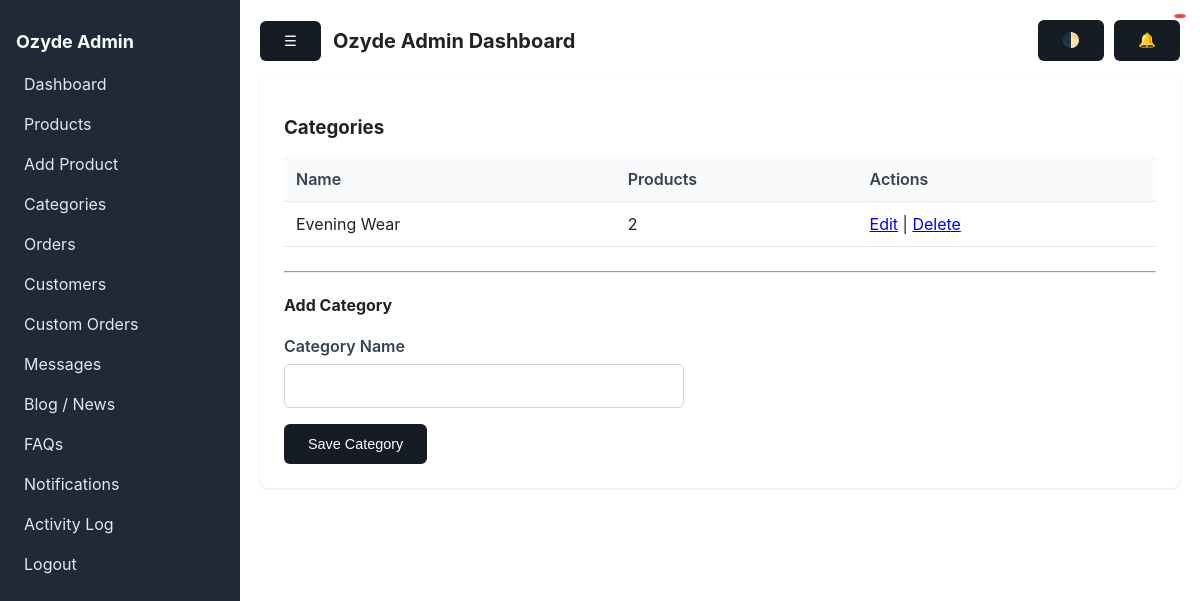
Page /categories_list.php (signed in) on the earlier database version.
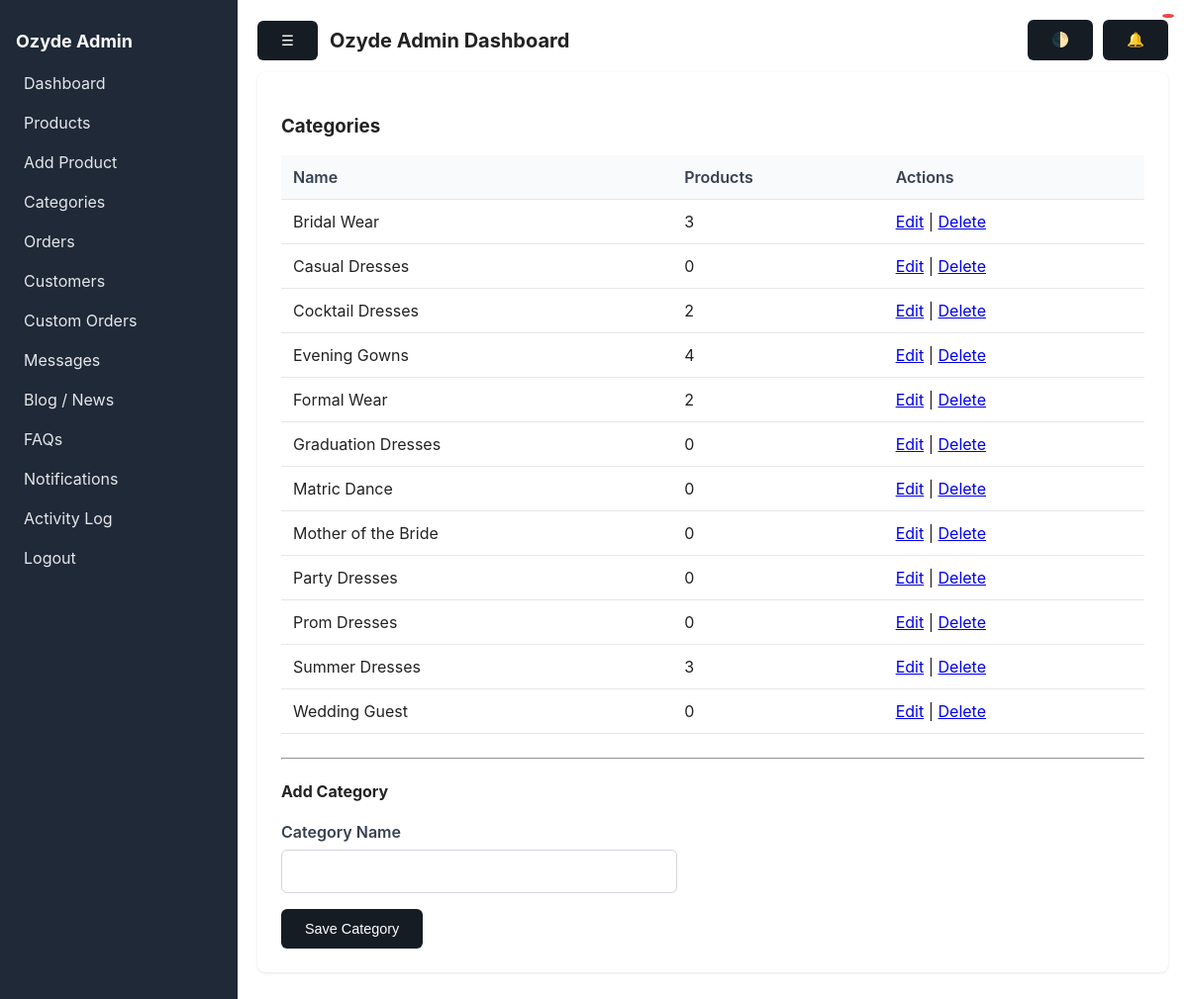
Same page on the later database version.
### tables this page shows
CREATE TABLE `categories` (
  `category_id` int(11) NOT NULL,
  `category_name` varchar(100) NOT NULL
);

### config.php (called while the page is built, shortened)
<?php
function csrf() {
    return $_SESSION['csrf_token'];
}
function e($str) {
    return htmlspecialchars($str, ENT_QUOTES, 'UTF-8');
}

### categories_list.php (the view, shortened to what this page needs)
<?php
require_once __DIR__ . '/admin_auth.php';
require_once __DIR__ . '/header.php';
$res = $mysqli->query("SELECT * FROM categories ORDER BY category_name ASC");
?>
<div class="card">
  <h3>Categories</h3>
  <table class="table">
    <thead><tr><th>Name</th><th>Products</th><th>Actions</th></tr></thead>
    <tbody>
      <?php while ($c = $res->fetch_assoc()):
        $cnt = $mysqli->prepare("SELECT COUNT(*) as cnt FROM products WHERE category_id = ?");
        $cnt->bind_param('i', $c['category_id']);
        $cnt->execute();
        $row = $cnt->get_result()->fetch_assoc();
      ?>
      <tr>
        <td><?= e($c['category_name']) ?></td>
        <td><?= e($row['cnt'] ?? 0) ?></td>
        <td>
          <a href="categories_list.php?edit=<?= $c['category_id'] ?>">Edit</a> |
          <a href="?delete=<?= $c['category_id'] ?>&_csrf=<?= csrf() ?>"
             onclick="return confirm('Delete this category?')">Delete</a>
        </td>
      </tr>
      <?php endwhile; ?>
    </tbody>
  </table>
  <hr>
  <h4><?= isset($_GET['edit']) ? 'Edit' : 'Add' ?> Category</h4>
  <?php
    $edit = null;
  ?>
  <form method="post" action="">
    <div class="form-row">
      <label>Category Name</label>
      <input type="text" name="category_name" value="<?= e($edit['category_name'] ?? '') ?>" required>
    </div>
    <div><button class="btn" type="submit">Save Category</button></div>
  </form>
</div>
<?php require_once __DIR__ . '/footer.php'; ?>

Differences in the rows shown:
added categories: category_name "Bridal Wear", cnt "3"
added categories: category_name "Casual Dresses", cnt "0"
added categories: category_name "Cocktail Dresses", cnt "2"
changed categories: category_name "Evening Wear" → "Evening Gowns"; cnt "2" → "4"
added categories: category_name "Formal Wear", cnt "2"
added categories: category_name "Graduation Dresses", cnt "0"
added categories: category_name "Matric Dance", cnt "0"
added categories: category_name "Mother of the Bride", cnt "0"
added categories: category_name "Party Dresses", cnt "0"
added categories: category_name "Prom Dresses", cnt "0"
added categories: category_name "Summer Dresses", cnt "3"
added categories: category_name "Wedding Guest", cnt "0"
